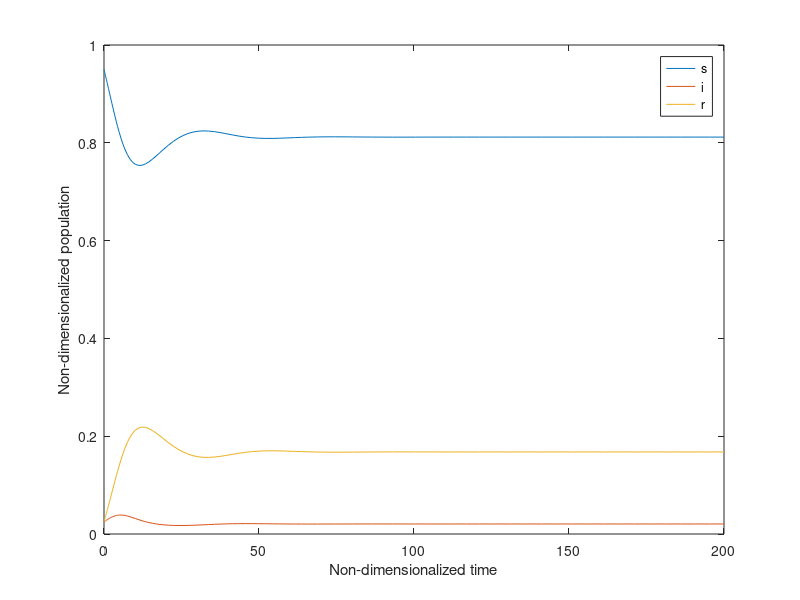

MATLAB code to generate this figure:
% This is non-dimensionalized, so s, i, r, n, should be multiplied by N
% to get the actual values.

% Define constants
d = 22;
c = 0.056;
l = 1/180;

% Non-dimensionalize constants
gamma = c * d;
lambda = l * d;
n = 1;

% Define functions
%syms s(t) i(t) r(t)

% Define system
%ds = diff(s) == -gamma * s * i + lambda * r;
%di = diff(i) == gamma * s * i - i;
%dr = diff(r) == i - lambda * r;

%system = [ds di dr];
%initial = [n 0 0];

% Convert to Matlab function
%[V, S] = odeToVectorField(system);
%M = matlabFunction(V,'vars',{'t','Y'});

V = @(t,x)[-gamma * x(1) * x(2) + lambda * x(3);
    gamma * x(1) * x(2) - x(2);
    x(2) - lambda * x(3)];

% Endemic solution
% C = ((gamma-1)/(gamma * (lambda+1)));
% V0 = [1/gamma; lambda*C; C];

% Regular solution
V0 = [0.95; 0.025; 0.025];

[T,Z] = ode45(V, [0 200], V0);

s = Z(:,1);
i = Z(:,2);
r = Z(:,3);

%f1 = fit(T, s, 'poly9');             % fit Rat23 model into y(t) data
%f2 = fit(T, i, 'poly9');             % fit Rat33 model into z(t) data
%f3 = fit(T, r, 'poly9');             % fit Rat33 model into z(t) data

%subplot(2, 2, 1)
%plot(T,s)
%subplot(2, 2, 2)
%plot(T, i)
%subplot(2, 2, 3)
%plot(T, r)
%subplot(2, 2, 4)
plot(T, s)
hold on;
plot(T, i)
plot(T, r)
legend('s', 'i', 'r');
xlabel('Non-dimensionalized time');
ylabel('Non-dimensionalized population');

% Solve on interval
%interval = [0 20];
%ySol = ode45(M,interval,initial);

% Plot solutions
%tValues = linspace(0,20,100);
%yValues = deval(ySol,tValues,1);
%plot(tValues,yValues)
%hold on;
%yValues1 = deval(ySol,tValues,2);
%plot(tValues,yValues1)
%yValues2 = deval(ySol,tValues,3);
%plot(tValues,yValues2)
%legend('s', 'i', 'r');

